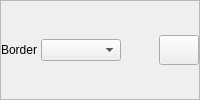
            <widget class="QFrame" name="border_7">
             <property name="maximumSize">
              <size>
               <width>16777215</width>
               <height>16777215</height>
              </size>
             </property>
             <property name="frameShape">
              <enum>QFrame::StyledPanel</enum>
             </property>
             <property name="frameShadow">
              <enum>QFrame::Raised</enum>
             </property>
             <layout class="QHBoxLayout" name="horizontalLayout_44">
              <property name="spacing">
               <number>4</number>
              </property>
              <property name="leftMargin">
               <number>0</number>
              </property>
              <property name="topMargin">
               <number>0</number>
              </property>
              <property name="rightMargin">
               <number>0</number>
              </property>
              <property name="bottomMargin">
               <number>0</number>
              </property>
              <item>
               <widget class="QLabel" name="border_8">
                <property name="minimumSize">
                 <size>
                  <width>0</width>
                  <height>0</height>
                 </size>
                </property>
                <property name="maximumSize">
                 <size>
                  <width>70</width>
                  <height>16777215</height>
                 </size>
                </property>
                <property name="text">
                 <string>Border</string>
                </property>
               </widget>
              </item>
              <item>
               <widget class="QComboBox" name="changeSelectedColor_30">
                <property name="minimumSize">
                 <size>
                  <width>80</width>
                  <height>0</height>
                 </size>
                </property>
                <property name="maximumSize">
                 <size>
                  <width>80</width>
                  <height>16777215</height>
                 </size>
                </property>
               </widget>
              </item>
              <item>
               <widget class="QLabel" name="selectedColor_30">
                <property name="minimumSize">
                 <size>
                  <width>0</width>
                  <height>24</height>
                 </size>
                </property>
                <property name="maximumSize">
                 <size>
                  <width>50</width>
                  <height>24</height>
                 </size>
                </property>
                <property name="text">
                 <string/>
                </property>
               </widget>
              </item>
              <item>
               <widget class="QPushButton" name="colorPicker_30">
                <property name="minimumSize">
                 <size>
                  <width>40</width>
                  <height>30</height>
                 </size>
                </property>
                <property name="maximumSize">
                 <size>
                  <width>40</width>
                  <height>30</height>
                 </size>
                </property>
                <property name="cursor">
                 <cursorShape>PointingHandCursor</cursorShape>
                </property>
                <property name="text">
                 <string/>
                </property>
               </widget>
              </item>
             </layout>
            </widget>
